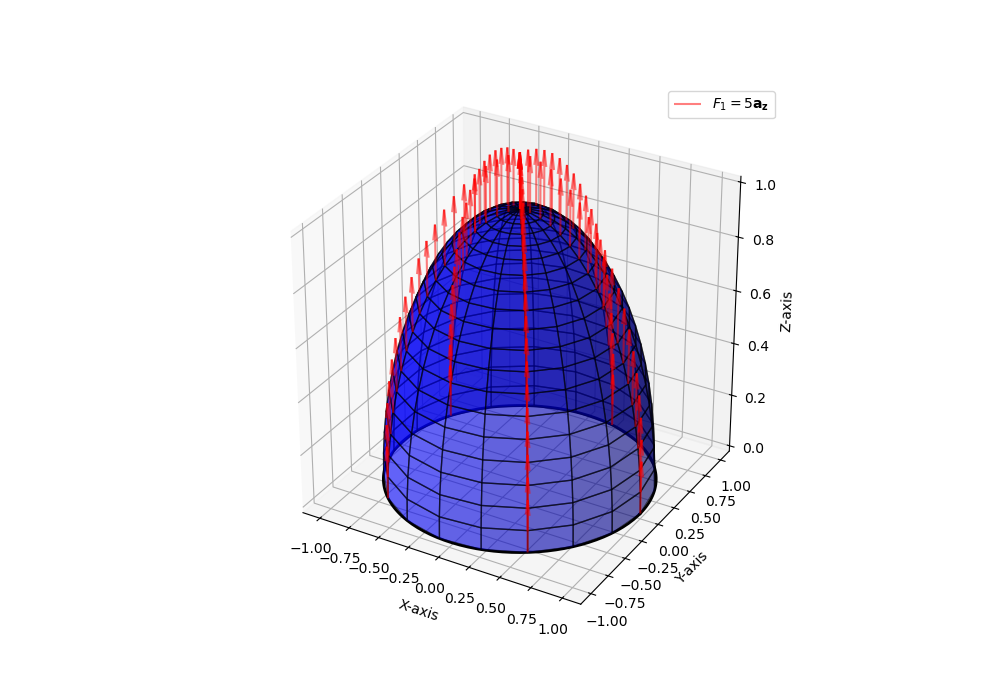

Python code for this plot:
import numpy as np
import matplotlib.pyplot as plt
from mpl_toolkits.mplot3d import Axes3D

# Define the hemisphere parameters
r = 1  # Radius of the hemisphere
theta = np.linspace(0, np.pi / 2, 20)  # Polar angle (sparser grid for field lines)
phi = np.linspace(0, 2 * np.pi, 20)   # Azimuthal angle (sparser grid for field lines)

# Create a meshgrid for theta and phi
theta, phi = np.meshgrid(theta, phi)

# Parametric equations for the hemisphere
x = r * np.sin(theta) * np.cos(phi)
y = r * np.sin(theta) * np.sin(phi)
z = r * np.cos(theta)

# Create the circular base in the xy-plane
circle_theta = np.linspace(0, 2 * np.pi, 200)  # Increased resolution for smoothness
circle_x = r * np.cos(circle_theta)
circle_y = r * np.sin(circle_theta)
circle_z = np.zeros_like(circle_x)

# Set up the figure and axis
fig = plt.figure(figsize=(10, 7))
ax = fig.add_subplot(111, projection='3d')

# Plot the hemisphere surface with higher resolution
ax.plot_surface(x, y, z, color='b', alpha=0.6, edgecolor='k')

# Plot the circular base with higher resolution
ax.plot(circle_x, circle_y, circle_z, color='black', linewidth=2)

# Define field lines (flux density field F₁ = 5aₓ) originating from points on the hemisphere
U_field = np.zeros_like(x)  # No x-component of F₁/F₂
V_field = np.zeros_like(y)  # No y-component of F₁/F₂
W_field = 5 * np.ones_like(z)  # Constant z-component of F₁/F₂

# Add quiver plot for field lines originating from the hemisphere surface
ax.quiver(x[::4], y[::4], z[::4], U_field[::4], V_field[::4], W_field[::4], length=0.2, normalize=True, color='red', alpha=0.5, label="$F_1 = 5\\mathbf{a_z}$")

# Set labels and title
ax.set_xlabel('X-axis')
ax.set_ylabel('Y-axis')
ax.set_zlabel('Z-axis')

# Set aspect ratio
ax.set_box_aspect([1, 1, 1])

plt.legend()
plt.savefig("fig.png")
plt.show()
